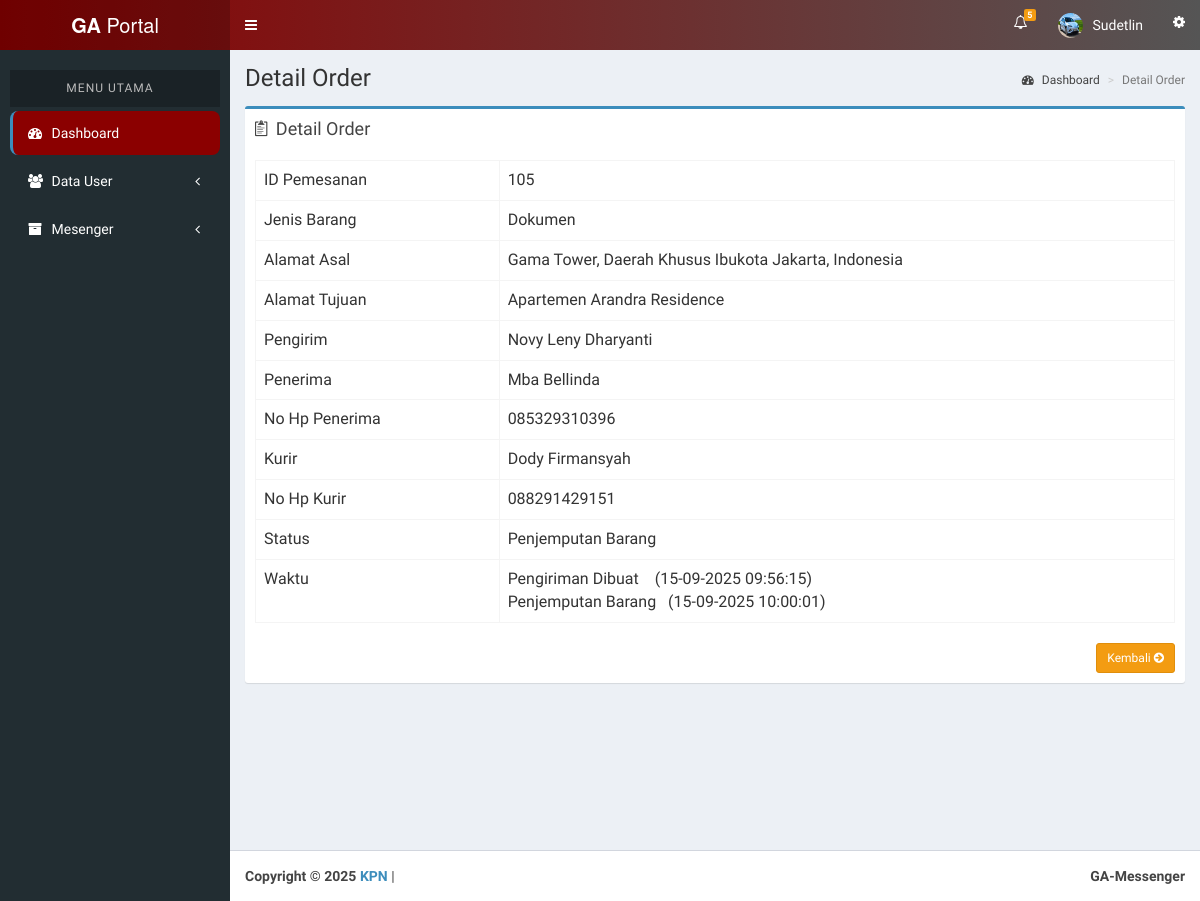
The page /admin/detail-orderankurir.php?no_transaksi=105 (signed in) on the database its author committed.
### tables this page shows
CREATE TABLE `tb_pelanggan` (
  `id_pelanggan` int(11) NOT NULL,
  `nama_pelanggan` varchar(70) NOT NULL,
  `username_pelanggan` varchar(50) NOT NULL,
  `password` varchar(50) NOT NULL,
  `tanggal_lahir` date NOT NULL,
  `alamat_pelanggan` text NOT NULL,
  `no_hp_pelanggan` varchar(12) NOT NULL,
  `email_pelanggan` varchar(100) NOT NULL,
  `gambar` varchar(255) NOT NULL,
  `created_at` timestamp NULL DEFAULT current_timestamp(),
  `updated_at` timestamp NULL DEFAULT current_timestamp() ON UPDATE current_timestamp()
);

CREATE TABLE `tb_transaksi` (
  `no_transaksi` int(5) NOT NULL,
  `alamat_asal` text NOT NULL,
  `alamat_tujuan` text NOT NULL,
  `penerima` varchar(70) NOT NULL,
  `pengirim` varchar(70) NOT NULL,
  `gambar_awal` varchar(255) NOT NULL DEFAULT '',
  `gambar_akhir` varchar(255) NOT NULL DEFAULT '',
  `kurir` int(11) NOT NULL DEFAULT 0,
  `nama_barang` varchar(255) DEFAULT NULL,
  `deskripsi` text DEFAULT NULL,
  `no_hp_penerima` varchar(12) NOT NULL,
  `foto_barang` varchar(255) DEFAULT NULL,
  `waktu` text NOT NULL,
  `status` varchar(25) NOT NULL,
  `email_sent` tinyint(1) DEFAULT 0,
  `penilaian` int(11) NOT NULL DEFAULT 0,
  `komentar` text NOT NULL DEFAULT '',
  `created_at` timestamp NULL DEFAULT current_timestamp(),
  `updated_at` timestamp NULL DEFAULT current_timestamp() ON UPDATE current_timestamp()
);

CREATE TABLE `tb_kurir` (
  `id_kurir` int(11) NOT NULL,
  `nama_kurir` varchar(70) NOT NULL,
  `username_kurir` varchar(50) NOT NULL,
  `password` varchar(50) NOT NULL,
  `tanggal_lahir_kurir` date NOT NULL,
  `alamat` text NOT NULL,
  `no_hp_kurir` varchar(12) NOT NULL,
  `email_kurir` varchar(100) NOT NULL,
  `no_plat` varchar(9) NOT NULL,
  `gambar` varchar(255) NOT NULL,
  `created_at` timestamp NULL DEFAULT current_timestamp(),
  `updated_at` timestamp NULL DEFAULT current_timestamp() ON UPDATE current_timestamp()
);

### admin/detail-orderankurir.php (the view, shortened to what this page needs)
<html>
<head>
  <link rel="stylesheet" href="../assets/bootstrap/css/bootstrap.min.css">
  <link rel="stylesheet" href="../assets/css/font-awesome.min.css">
  <link rel="stylesheet" href="../assets/css/ionicons.min.css">
  <link rel="stylesheet" href="../assets/dist/css/AdminLTE.min.css">
  <link rel="stylesheet" href="../assets/dist/css/skins/_all-skins.min.css">
</head>
<body class="hold-transition skin-blue sidebar-mini">
<div class="wrapper">
  <?php include "header.php"; ?>
  <?php include "menu.php"; ?>
  <div class="content-wrapper">
    <section class="content-header">
      <h1>Detail Order</h1>
      <ol class="breadcrumb">
        <li><a href="index.php"><i class="fa fa-dashboard"></i> Dashboard</a></li>
        <li class="active">Detail Order</li>
      </ol>
    </section>
    <section class="content">
      <div class="row">
        <section class="col-lg-12 connectedSortable">
          <div class="box box-primary">
            <div class="box-header">
              <i class="ion ion-clipboard"></i>
              <h3 class="box-title">Detail Order</h3>
            </div>
            <div class="box-body">
              <div class="form-panel">
                <table id="example" class="table table-hover table-bordered">
                  <?php
                  include '../koneksi/koneksi.php';
                  $no_transaksi= $_GET['no_transaksi'];
                  $sql = "SELECT * FROM tb_pelanggan
                          INNER JOIN (tb_transaksi
                          INNER JOIN tb_kurir ON tb_transaksi.kurir = tb_kurir.id_kurir)
                          ON tb_pelanggan.id_pelanggan = tb_transaksi.pengirim
                          WHERE no_transaksi='".$no_transaksi."'";
                  $query = mysqli_query($db, $sql);
                  $data  = mysqli_fetch_array($query);
                  ?>
                  <tr>
                    <td>ID Pemesanan</td>
                    <td><?php echo $data['no_transaksi'];?></td>
                  </tr>
                  <tr>
                    <td>Jenis Barang</td>
                    <td><?php echo $data['nama_barang'];?></td>
                  </tr>
                  <tr>
                    <td width="250">Alamat Asal</td>
                    <td width="700"><?php echo $data['alamat_asal'];?></td>
                  </tr>
                  <tr>
                    <td>Alamat Tujuan</td>
                    <td><?php echo $data['alamat_tujuan'];?></td>
                  </tr>
                  <tr>
                    <td>Pengirim</td>
                    <td><?php echo $data['nama_pelanggan'];?></td>
                  </tr>
                  <tr>
                    <td>Penerima</td>
                    <td><?php echo $data['penerima'];?></td>
                  </tr>
                  <tr>
                    <td>No Hp Penerima</td>
                    <td><?php echo $data['no_hp_penerima'];?></td>
                  </tr>
                  <?php
                  if ($data['status']== 'Penjemputan Barang'){
                    echo '
                      <tr>
                        <td>Kurir</td>
                        <td>'.$data['nama_kurir'].'</td>
                      </tr>
                      <tr>
                        <td>No Hp Kurir</td>
                        <td>'.$data['no_hp_kurir'].'</td>
                      </tr>';
                  }
                  ?>
                  <tr>
                    <td>Status</td>
                    <td><?php echo $data['status'];?></td>
                  </tr>
                  <tr>
                    <td>Waktu</td>
                    <td><?php echo $data['waktu'];?></td>
                  </tr>
                </table>
                <div class="text-right">
                  <a href="orderankurir.php?id_kurir=<?php echo $data['id_kurir'];?>" class="btn btn-sm btn-warning">Kembali <i class="fa fa-arrow-circle-right"></i></a>
                </div>
              </div>
            </div>
          </div>
        </section>
      </div>
    </section>
  </div>
  <?php include "footer.php"; ?>
</div>
</body>
</html>

### admin/header.php (shortened to what this page needs)
<?php
include '../koneksi/koneksi.php';
$sql = "SELECT * FROM tb_admin WHERE id_admin='".$_SESSION['id']."'";
$query = mysqli_query($db, $sql);
$data = mysqli_fetch_array($query);
$notif_sql = "SELECT * FROM tb_notifikasi WHERE id_pelanggan='".$_SESSION['id']."' AND status='unread' ORDER BY tanggal DESC LIMIT 5";
$notif_q = mysqli_query($db, $notif_sql);
$jumlah_notif = mysqli_num_rows($notif_q);
?>
<header class="main-header" style="background: linear-gradient(90deg, #8B0000, #555555);">
  <a href="index.php" class="logo" style="background: rgba(0,0,0,0.2);">
    <span class="logo-lg"><b>GA</b> Portal</span>
  </a>
  <nav class="navbar navbar-static-top" style="background: transparent; box-shadow: none;">
    <a href="#" class="sidebar-toggle" data-toggle="offcanvas" role="button">
    </a>
    <div class="navbar-custom-menu">
      <ul class="nav navbar-nav">
        <li class="dropdown notifications-menu">
          <a href="#" class="dropdown-toggle" data-toggle="dropdown">
            <i class="fa fa-bell-o"></i>
            <?php if($jumlah_notif > 0){ ?>
              <span class="label label-warning"><?php echo $jumlah_notif; ?></span>
            <?php } ?>
          </a>
        </li>
        <li class="dropdown user user-menu">
          <a href="#" class="dropdown-toggle" data-toggle="dropdown">
            <img src="images/<?php echo $data['gambar']; ?>" class="user-image img-circle" alt="User Image">
            <span class="hidden-xs"><?php echo $_SESSION['nama'];?></span>
          </a>
        </li>
        <li>
          <a href="#" data-toggle="control-sidebar"><i class="fa fa-cog fa-spin"></i></a>
        </li>
      </ul>
    </div>
  </nav>
</header>

### rows shown on the page
tb_pelanggan: tb_transaksi.no_transaksi "105", tb_transaksi.nama_barang "Dokumen", tb_transaksi.alamat_asal "Gama Tower, Daerah Khusus Ibukota Jakarta, Indonesia", tb_transaksi.alamat_tujuan "Apartemen Arandra Residence", nama_pelanggan "Novy Leny Dharyanti", tb_transaksi.penerima "Mba Bellinda", tb_transaksi.no_hp_penerima "085329310396", tb_kurir.nama_kurir "Dody Firmansyah", tb_kurir.no_hp_kurir "088291429151", tb_transaksi.status "Penjemputan Barang", tb_transaksi.waktu "Pengiriman Dibuat (15-09-2025 09:56:15) Penjemputan Barang (15-09-2025 10:00:01)"

### other values the page prints
$jumlah_notif "5"
$_SESSION['nama'] "Sudetlin"
